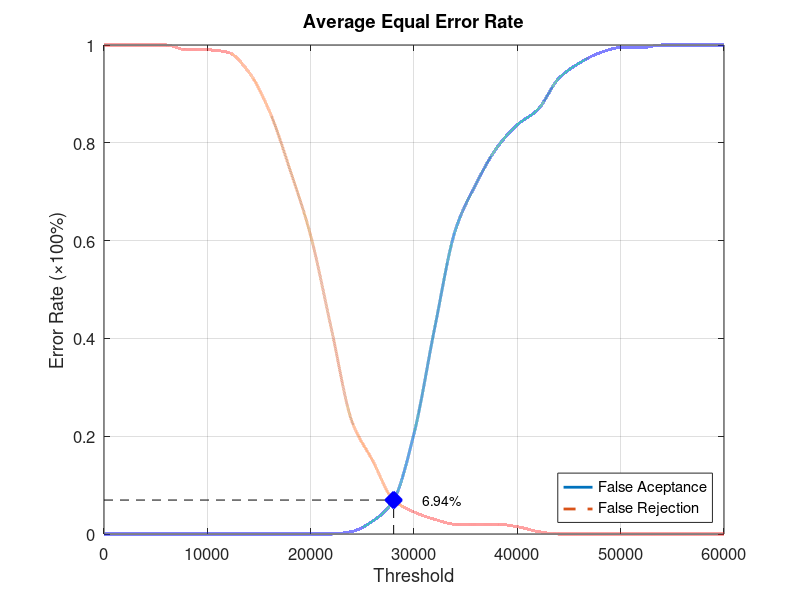
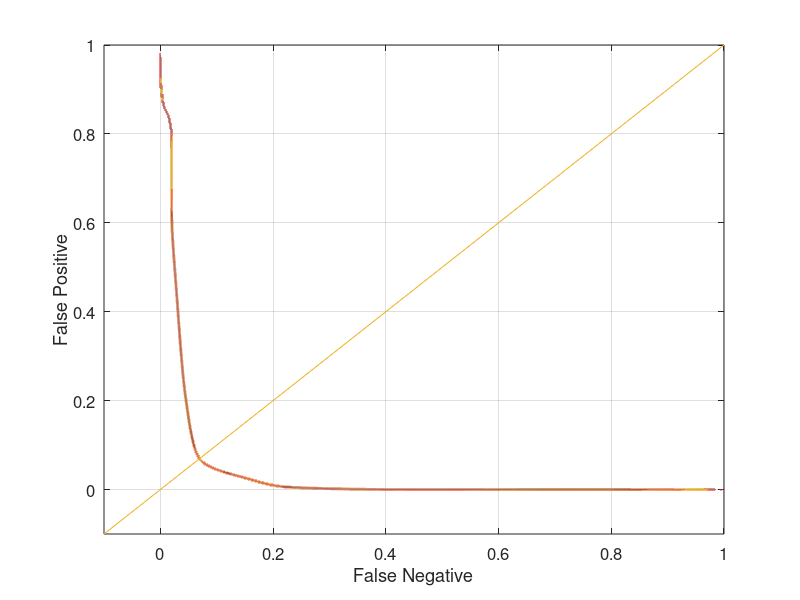

Here is the MATLAB script that generated these plots, in order:
function yEER = Database2_4
close all;
clear;
clc;
x = 0:2000:60000;
xq = 0:0.5:60000;

y0 = [0 0 0 0 0 0 0 0 0 0 0 0 0.00526316 0.0263158 0.0684211 0.205263 0.421053 0.621053 0.715789 0.789474 0.836842 0.868421 0.931579 0.963158 0.984211 0.994737 0.994737 1 1 1 1];
yy0 = interp1(x, y0, xq, 'pchip');
y1 = [1 1 1 1 0.99 0.99 0.985 0.945 0.865 0.745 0.61 0.42 0.23 0.15 0.07 0.045 0.03 0.02 0.02 0.02 0.015 0.005 0 0 0 0 0 0 0 0 0];
yy1 = interp1(x, y1, xq, 'pchip');

% Calculating EER: 
y2 = abs(y0 - y1);
find(y2 == min(y2))
yy2 = abs(yy0 - yy1);
xEER = find(yy2 == min(yy2));
xEERIndex = xq(xEER) % X-axis EER
yEER = yy0(xEER) % Y-axis EER

main = figure
plot(xq, yy0,'-','LineWidth', 2);	hold on
plot(xq, yy1,'--','LineWidth', 2);	hold on
plot([xEERIndex xEERIndex], [0 yEER], 'k--');	hold on
plot([0 xEERIndex], [yEER yEER], 'k--');	hold on
plot(xEERIndex, yEER, 'bx', 'LineWidth', 10);	hold on
text(xEERIndex + 10 * xEERIndex / 100, yEER, [num2str(round((10000 * yEER)) / 100) '%'])
legend('False Aceptance', 'False Rejection', 'Location', 'SouthEast')
xlabel('Threshold')
ylabel('Error Rate (\times100%)')
title('Average Equal Error Rate')
set(gca, 'FontSize', 12)
axis([0 60000 0 1])
grid on

print(main, 'Database2_4Main', '-dpng');
FNRxFPR = figure('Color', [1 1 1]);
plot(yy1, yy0, '-', yy1, yy0, 'LineWidth', 2);
hold on
y = -0.1:0.1:1
plot(y, y); 
set(gca, 'FontSize', 12)
xlabel('False Negative')
ylabel('False Positive')
axis([-0.1 1 -0.1 1])
set(gca, 'FontSize', 12)
grid on

print(FNRxFPR, 'Database2_4FNRxFPR','-dpng');
end
